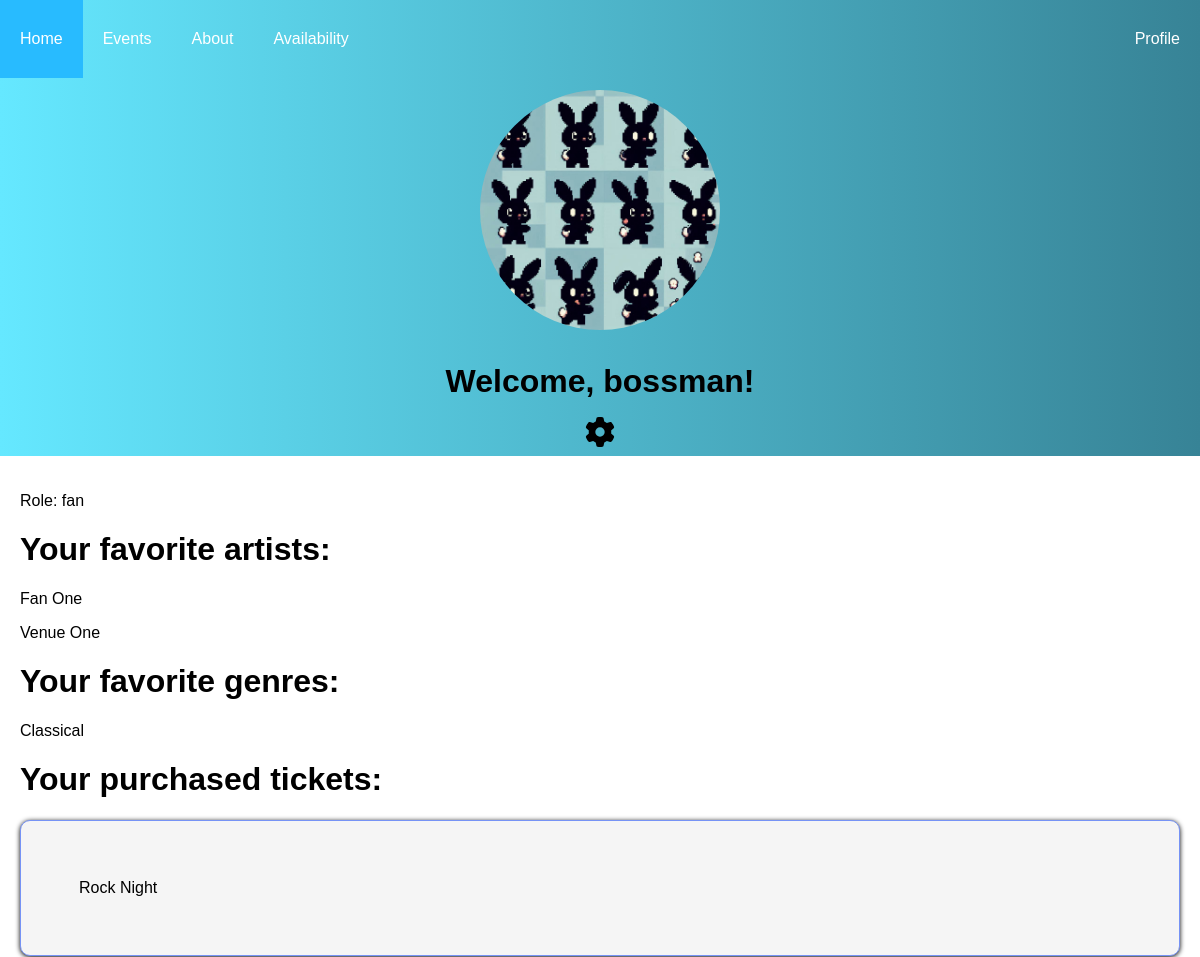
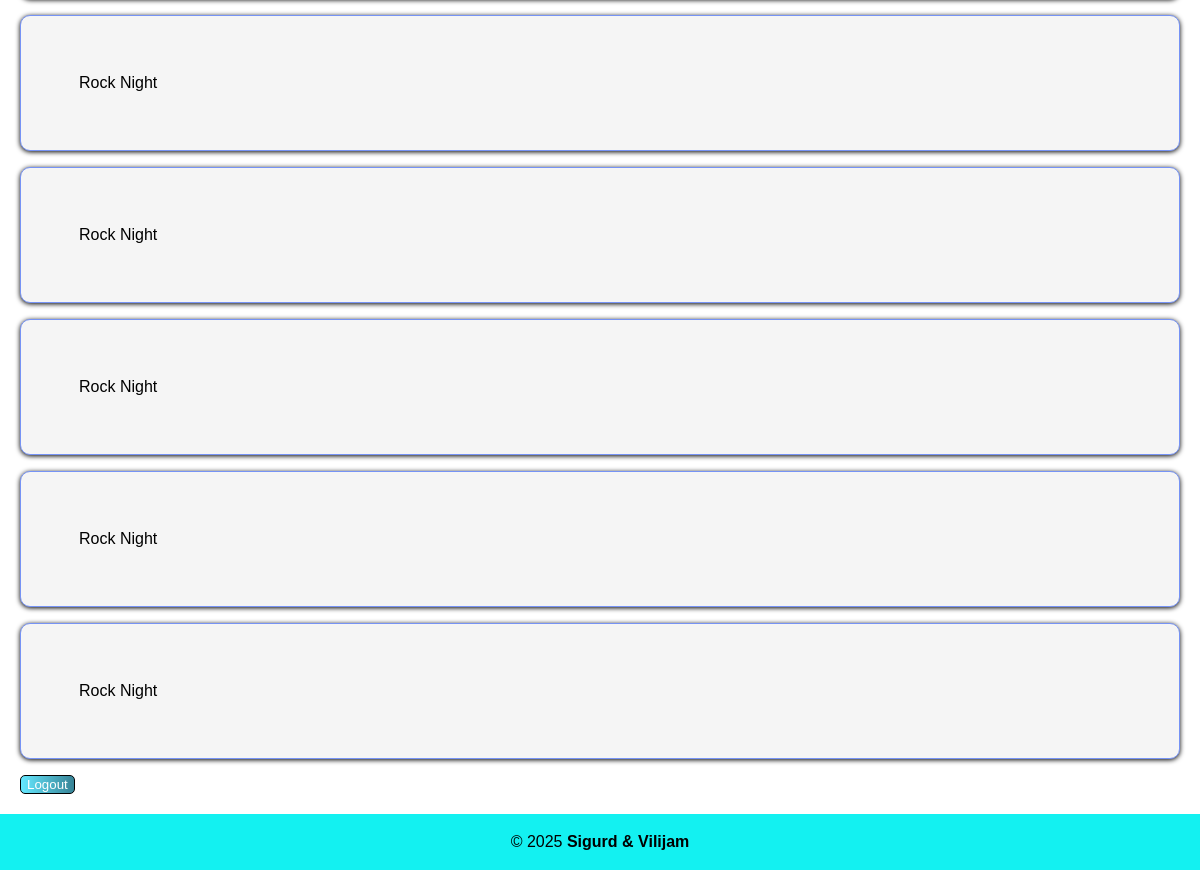
Page /profile/ (signed in) on the committed database (2 pictures, top to bottom).
### app/models.py (models this page shows, shortened)
class User(AbstractUser):
    choices = [
        ("fan", "Fan"),
        ("artist", "Artist"),
        ("venue", "Venue"),
        ("doorman", "Doorman"),
    ]
    role = models.CharField(max_length=100, choices=choices, default="fan")
    profilename = models.CharField(max_length=100) # Name on profile different from username and full name
    bio = models.TextField(max_length=1000, null=True, blank=True)
    profilepic = models.ImageField(upload_to="profilepics/", default="profilepics/default.png", null=True, blank=True)

class Genre(models.Model):
    genrename = models.CharField(max_length=100)
    code = models.CharField(max_length=10, unique=True)

class Tickets(models.Model):
    event = models.ForeignKey(Events, on_delete=models.CASCADE, related_name="tickets")
    fan = models.ForeignKey(Fan, on_delete=models.CASCADE, related_name="tickets")
    ticketnumber = models.IntegerField()
    is_used = models.BooleanField(default=False)

class Events(models.Model):
    eventname = models.CharField(max_length=100)
    eventdate = models.DateField()
    eventtime = models.TimeField()
    location = models.ForeignKey(Location, on_delete=models.CASCADE, related_name="events")
    eventdescription = models.TextField()
    eventimage = models.ImageField(upload_to="eventpics/", default="eventpics/default.png", null=True, blank=True)
    EventArtists = models.ManyToManyField(Artist, through="EventArtists", related_name="event_artists")
    eventvenue = models.ForeignKey(Venue, on_delete=models.CASCADE, related_name="event_venue")
    ticketsold = models.IntegerField(default=0)
    ticketprice = models.DecimalField(max_digits=5, decimal_places=2)
    genres = models.ManyToManyField(Genre, related_name="events")
    authorized_doormen = models.ManyToManyField(Doorman, related_name="events", null=True, blank=True)

### app/views.py (the view)
# urls.py: path("profile/", views.profile, name="profile"),
@login_required
def profile(request):
    return render(request, "profile.html")

### templates/profile.html (shortened to what this page needs)
{%extends "base.html"%}
{%block content%}
    <div class="profilepic"><img src="{%if user.profilepic%} {{user.profilepic.url}} {%endif%}" alt="profilepicture" width="20%">    <h1>Welcome, {{user.profilename}}!</h1>
        <a href="{%url 'editprofile' %}"></a>
    </div>
    <div class="container">
    <p>Role: {{user.role}}</p>
    {% if user.role == "fan" %}
        <div class="favartists">
            <h1>Your favorite artists:</h1>
            {% for artist in user.fan_user.favartists.all %}
                <p>{{ artist.profilename }}</p>
            {% endfor %}
        </div>
        <div class="favgenres">
            <h1>Your favorite genres:</h1>
            {% for genre in user.fan_user.genres.all %}
                <p>{{ genre.genrename }}</p>
            {% endfor %}
        </div>
        <div class="tickets">
            <h1>Your purchased tickets:</h1>
            {% for ticket in user.fan_user.tickets.all %}
                <p class="card">
                    <a href="{% url 'ticket' ticket.id %}">{{ ticket.event.eventname }}</a>
                </p>
            {% endfor %}
        </div>
    {% elif user.role == "artist"%}
        <div class="artistinfo">
            <h1>Your artist information:</h1>
            <h1>Your genres:</h1>
            <p>{% for genre in user.artist_user.genres.all %} {{ genre.genrename }}{% endfor %}</p>
        </div>
    {% endif %}
    <form method="post" action="{% url 'logout' %}">
        <button type="submit">Logout</button>
    </form>
    </div>
{%endblock%}

### static/css/base.css (style rules this page uses)
body { font-family: Verdana, Geneva, Tahoma, sans-serif; background: linear-gradient(rgb(255, 255, 255), rgb(255, 255, 255)); margin: 0; }
.container { max-width: 1200px; margin: 0 auto; padding: 20px; }
button { background:linear-gradient(to right,rgb(101, 232, 255), rgb(55, 131, 150)); color: white; border: 1px black solid; border-radius: 5px; cursor: pointer; }
.card { background-color: whitesmoke; border: 1px rgb(118, 147, 245) solid; box-shadow: 0 1px 5px; padding: 5%; font-size: medium; border-radius: 10px; }
.card a { display: block; height: 100%; width: 100%; color: inherit; text-decoration: none; }

### templates/profile.html (style rules this page uses)
.profilepic { display: flex; justify-content: center ; background:linear-gradient(to right,rgb(101, 232, 255), rgb(55, 131, 150)); flex-direction: column; align-items: center; }
img { border-radius: 50%; padding: 1%; border: 1%; }
.settings { bottom: 5px; position: relative; }

### rows in the picture
User: profilepic (picture), profilename "bossman", role "fan"
User: profilename "Fan One"
User: profilename "Venue One"
Genre: genrename "Classical"
Tickets: event.eventname "Rock Night"
Tickets: event.eventname "Rock Night"
Tickets: event.eventname "Rock Night"
Tickets: event.eventname "Rock Night"
Tickets: event.eventname "Rock Night"
Tickets: event.eventname "Rock Night"
